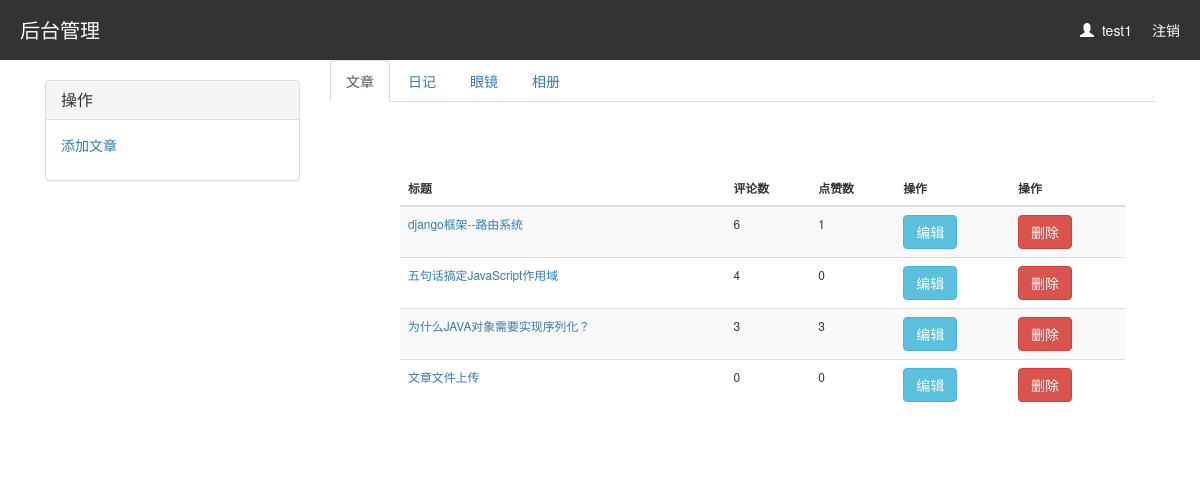
/cn_backend/ (signed in), run on the app's committed database.
### blog/models.py (models this page shows, shortened)
class UserInfo(AbstractUser):
    nid = models.AutoField(primary_key=True)
    telephone = models.CharField(max_length=11, null=True, unique=True)
    avatar = models.FileField(upload_to='avatars/', default="/avatars/default.png")
    create_time = models.DateTimeField(verbose_name='创建时间', auto_now_add=True)
    blog = models.OneToOneField(to='Blog', to_field='nid', null=True, on_delete=models.CASCADE)

class Article(models.Model):
    nid = models.AutoField(primary_key=True)
    title = models.CharField(max_length=50, verbose_name='文章标题')
    desc = models.CharField(max_length=255, verbose_name='文章描述')
    create_time = models.DateTimeField(verbose_name='创建时间', auto_now_add=True)
    content = models.TextField()
    comment_count = models.IntegerField(default=0)
    up_count = models.IntegerField(default=0)
    down_count = models.IntegerField(default=0)
    user = models.ForeignKey(verbose_name='作者', to='UserInfo', to_field='nid', on_delete=models.CASCADE)
    category = models.ForeignKey(to='Category', to_field='nid', null=True, on_delete=models.CASCADE)
    tags = models.ManyToManyField(
        to="Tag",
        through='Article2Tag',
        through_fields=('article', 'tag'),
    )

### blog/views.py (the view)
# urls.py: re_path("cn_backend/$", views.cn_backend),
@login_required
def cn_backend(request):
    article_list = models.Article.objects.filter(user=request.user)
    return render(request, "backend/backend.html", locals())

### templates/backend/backend.html
{% extends 'backend/base.html' %}
{% block content %}
    <div class="article_list small">
        <table class="table table-hover table-striped">
            <thead>
                <th>标题</th>
                <th>评论数</th>
                <th>点赞数</th>
                <th>操作</th>
                <th>操作</th>
            </thead>
            <tbody>
                {% for article in article_list %}
                <tr>
                    <td><a href="/{{ article.user.username }}/articles/{{ article.pk }}">{{ article.title }}</a></td>
                    <td>{{ article.comment_count }}</td>
                    <td>{{ article.up_count }}</td>
                    <td><a href="/article/{{ article.pk }}/edit"><button class="btn btn-info">编辑</button></a> </td>
                    <td><a href="/article/{{ article.pk }}/delete"><button class="btn btn-danger btn_delete">删除</button></a></td>
                </tr>
                {% endfor %}
            </tbody>
        </table>
    </div>
{% endblock %}

### templates/backend/base.html (shortened to what this page needs)
<!DOCTYPE html>
<html lang="en">
<head>
    <link rel="stylesheet" href="/static/bootstrap-3.3.7/css/bootstrap.css">
    <link rel="stylesheet" href="/static/blog/css/backend.css">
    <link rel="stylesheet" href="/static/blog/css/sweetalert.css">
</head>
<body>
<div class="header">
    <p class="title">
        后台管理
    <a class="info" href="/logout/">注销</a>
    <span class="info"><span class="glyphicon glyphicon-user"></span>&nbsp;&nbsp;{{ request.user.username }} </span>
    </p>
</div>
<div class="container">
    <div class="col-md-3">
        <div class="panel-group" id="accordion" role="tablist" aria-multiselectable="true">
            <div class="panel panel-default">
                <div class="panel-heading" role="tab" id="headingOne">
                    <h4 class="panel-title">
                        <a role="button" data-toggle="collapse" data-parent="#accordion" href="#collapseOne"
                           aria-expanded="true" aria-controls="collapseOne">
                            操作
                        </a>
                    </h4>
                </div>
                <div id="collapseOne" class="panel-collapse collapse in" role="tabpanel" aria-labelledby="headingOne">
                    <div class="panel-body">
                        <p><a href="/cn_backend/add_article/">添加文章</a> </p>
                    </div>
                </div>
            </div>
        </div>
    </div>
    <div class="col-md-9">
        <div>
            <ul class="nav nav-tabs" role="tablist">
                <li role="presentation" class="active"><a href="#home" aria-controls="home" role="tab"
                                                          data-toggle="tab">文章</a></li>
                <li role="presentation"><a href="#" aria-controls="profile" role="tab"
                                           data-toggle="tab">日记</a></li>
                <li role="presentation"><a href="#messages" aria-controls="messages" role="tab" data-toggle="tab">眼镜</a>
                </li>
                <li role="presentation"><a href="#settings" aria-controls="settings" role="tab" data-toggle="tab">相册</a>
                </li>
            </ul>
            <div class="tab-content">
                <div role="tabpanel" class="tab-pane active" id="home">
                    {% block content %}
                    {% endblock %}
                </div>
            </div>
        </div>
    </div>
</div>
</body>
</html>

### static/blog/css/backend.css (style rules this page uses)
* { margin: 0; padding: 0; }
.header { width: 100%; height: 60px; background-color: #333333; line-height: 60px; }
.header .title { color: white; font-size: 20px; margin-left: 20px; font-weight: 100; }
.header .title .info { float: right; margin-right: 20px; font-size: 14px; text-decoration: none; color: white; }
#accordion { margin-top: 20px; }
.article_list { padding: 30px; }
.tab-pane { margin-top: 40px; margin-left: 40px; }

### data on the page
UserInfo: user.username "test1"
Article: title "django框架--路由系统", comment_count "6", up_count "1"
Article: title "五句话搞定JavaScript作用域", comment_count "4", up_count "0"
Article: title "为什么JAVA对象需要实现序列化？", comment_count "3", up_count "3"
Article: title "文章文件上传", comment_count "0", up_count "0"
